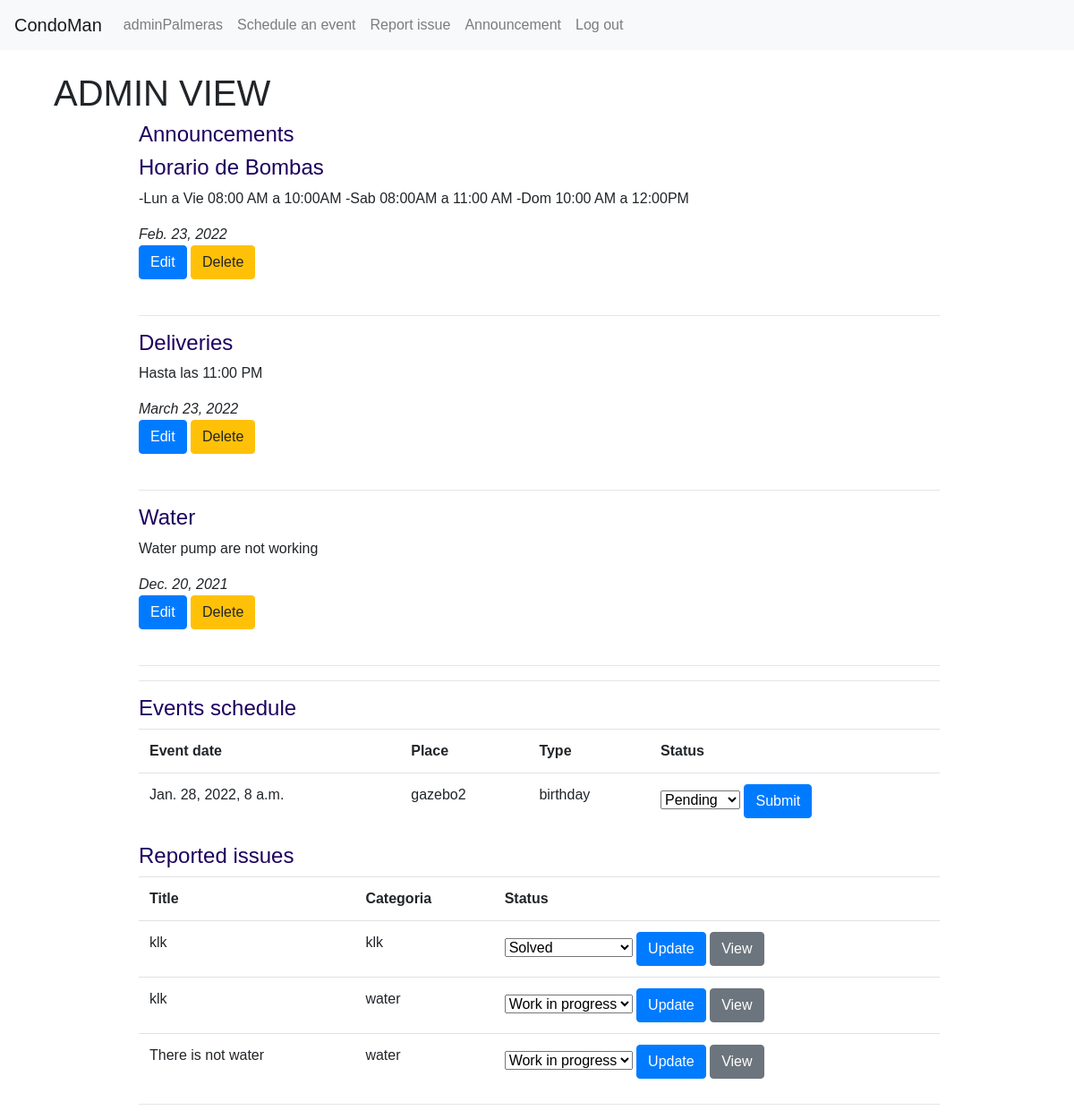
Page / (signed in) on the earlier database version.
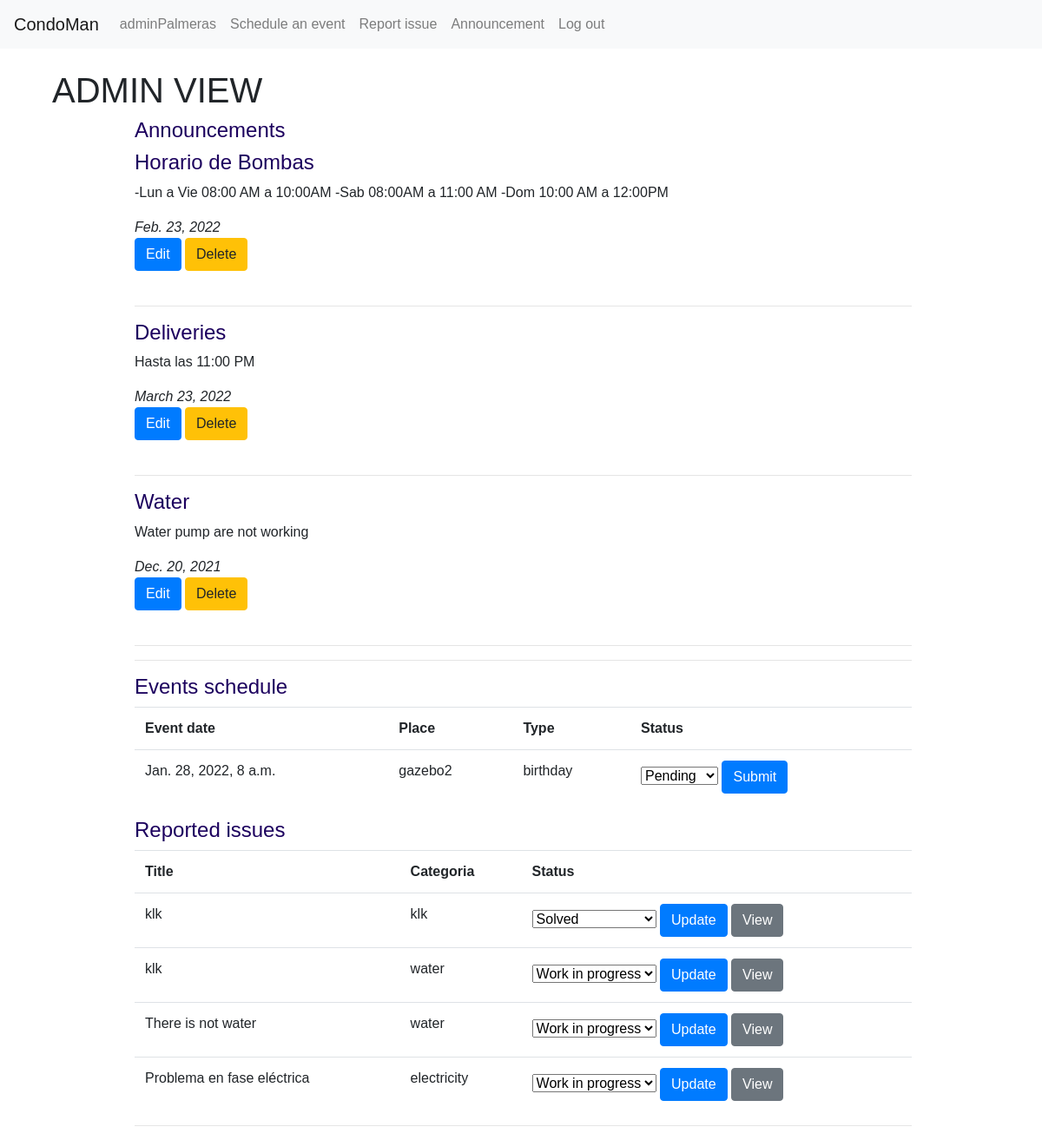
Same page on the later database version.
### building/models.py (models this page shows, shortened)
class Announcement(models.Model):
    profile = models.ForeignKey("Profile", on_delete=models.CASCADE, related_name="announcer")
    title = models.CharField(max_length=255)
    content = models.CharField(max_length=20000, blank=True)
    valid_date = models.DateField()
    submited = models.DateTimeField(auto_now=True)

class Events(models.Model):
    profile = models.ForeignKey("Profile", on_delete=models.CASCADE, related_name="events")
    event_date = models.DateTimeField()
    submited = models.DateTimeField(auto_now_add=True)
    place = models.CharField(max_length=64)
    type_of_event = models.CharField(max_length=64)
    status = models.CharField(max_length=64)

class Issues(models.Model):
    title = models.CharField(max_length=255)
    categoria = models.CharField(max_length=128)
    description = models.CharField(max_length=20000)
    status = models.CharField(max_length=96)
    reported_by = models.ForeignKey("Profile", on_delete=models.CASCADE, related_name="reporter")
    reported_date = models.DateTimeField(auto_now=True)
    signed_by = models.ForeignKey("Profile", on_delete=models.CASCADE, related_name="signer", null=True, blank=True)
    signed_date = models.DateTimeField(null=True, blank=True)

### building/views.py (the view, shortened to what this page needs)
# urls.py: path("", views.index, name="index"),
def index(request):
    if request.user.is_authenticated:
        user = User.objects.get(pk=request.user.id)
        profile = Profile.objects.get(user=user)
        today = date.today()
        if profile.role == "admin":
            eventos = Events.objects.filter(status = "Pending").order_by("event_date")
            days = datetime.timedelta(30)
            today = today - days
            announces = Announcement.objects.filter(valid_date__gte = today  )
            issues = Issues.objects.filter(~Q(status = "solved"))
            return render(request, "building/homeadmin.html", {"events": eventos, "announces": announces, "issues": issues })
    else:
        return HttpResponseRedirect(reverse("login"))

### building/templates/building/homeadmin.html (shortened to what this page needs)
{% extends "building/layout.html" %}
{% block body %}
<h1> ADMIN VIEW</h1>
    <div id="building">
    <div id="home">
        <div style="border: 2%;">
            <h4> Announcements  </h4>
            {% for announce in announces%}
            <div id="announce{{announce.id}}">
                <h4> {{ announce.title}} </h4>
                <p> {{ announce.content }}</p>
                <em> {{ announce.valid_date }}</em><br>
                <input type="button" class="btn btn-primary"  value="Edit" onclick="announce_edit( {{ announce.id }})" />
                <input type="button" class="btn btn-warning"  value="Delete" onclick="announce_delete( {{ announce.id}})" />
                <br>
                <br>
                <hr>
            </div>
            {% endfor%}
        </div>
        <hr>
        <h4> Events schedule</h4>
            <table class="table">
                <tr>
                    <th>Event date</th>
                    <th>Place</th>
                    <th>Type</th>
                    <th>Status</th>
                </tr>
                {% for event in events%}
                    <tr id="row{{ event.id }}">
                        <td>{{ event.event_date }}</td>
                        <td>{{ event.place }}</td>
                        <td>{{ event.type_of_event }}</td>
                        <td>
                            <select id="event{{ event.id }}" name="event{{ event.id }}">
                                <option value= {{ event.status }} >{{ event.status }}</option>
                            </select>
                            <input type="button" class="btn btn-primary"  value="Submit" onclick="event_update( {{ event.id }})" />
                        </td>
                    </tr>
            {% endfor%}
            </table>
        <h4> Reported issues</h4>
            <table class="table">
                <tr>
                    <th>Title</th>
                    <th>Categoria</th>
                    <th>Status</th>
                </tr>
                {% for issue in issues %}
                    <tr >
                        <td>{{ issue.title }}</td>
                        <td>{{ issue.categoria}}</td>
                        <td >
                            <select id="issue{{ issue.id }}" name="issue{{ issue.id }}">
                                <option value= {{ issue.status }} >{{ issue.status }}</option>
                            </select>
                            <input type="button" class="btn btn-primary"  value="Update" onclick="issue_update( {{ issue.id}} )" />
                            <input type="button" class="btn btn-secondary"  value="View" onclick="issue_view( {{ issue.id}} )" />
                        </td>
                    </tr>
            {% endfor%}
            </table>
    </div>
    <hr>
    </div>
{% endblock %}

Differences in the rows shown:
added Issues: title "Problema en fase eléctrica", categoria "electricity", status+id "Work in progress"
